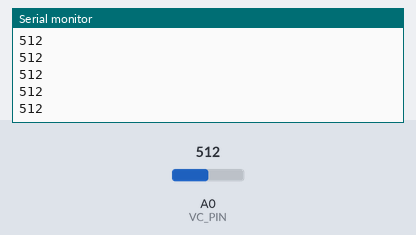
Recording of a sketch running on a simulated Arduino Uno, built with avr-gcc and run on an emulated ATmega328P. Parts: the last lines printed to the serial monitor. Inputs (shaded band) come from the test bench; at power-on: A0 (VC_PIN) = 512.

Above: at 1.2 s.
1.3 s: A0 (VC_PIN) set to 716
At 2.0 s:
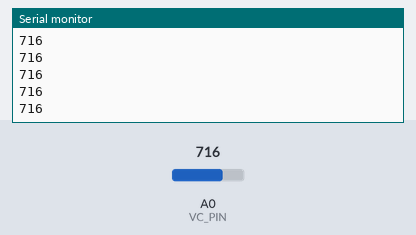
2.8 s: A0 (VC_PIN) set to 900
At 3.3 s:
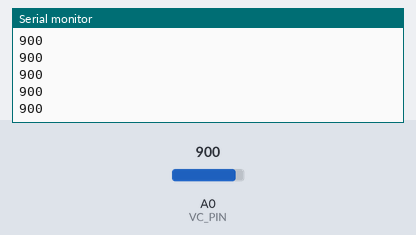
Timing chart, 0 to 5.8 s (numbered marks = the images above; inputs shaded):
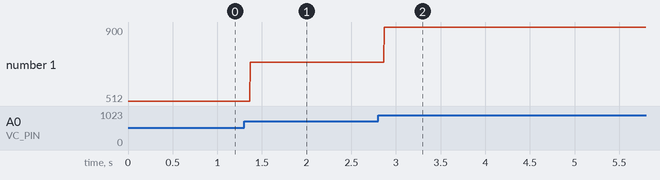

The sketch:

theremin.ino
```cpp
#define VC_PIN A0
#define DURATION 1000;

long unsigned milestone;


void setup()
{
    Serial.begin(9600);
    milestone = millis() + DURATION;
}


void loop()
{
    int val = analogRead(VC_PIN);  // read the input pin
    Serial.println(val);
    //~ while(millis() < milestone);
    //~ milestone = millis() + DURATION;
}
```

Measured:
- after the input at 1.3 s, the serial monitor: prints a new line after 0.07 s (image 1)
- after the input at 2.8 s, the serial monitor: prints a new line after 0.07 s (image 2)
- plotted number 1: 512 → 716 after the input at 1.3 s, 716 → 900 after the input at 2.8 s
